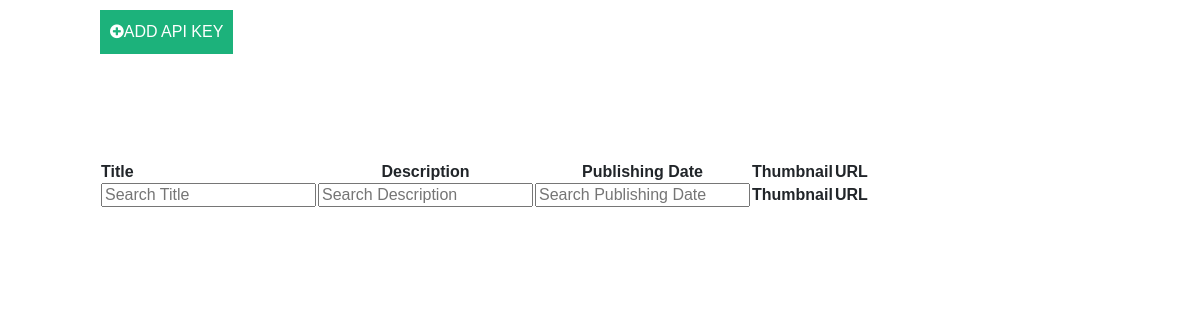
The app's page /, older data.
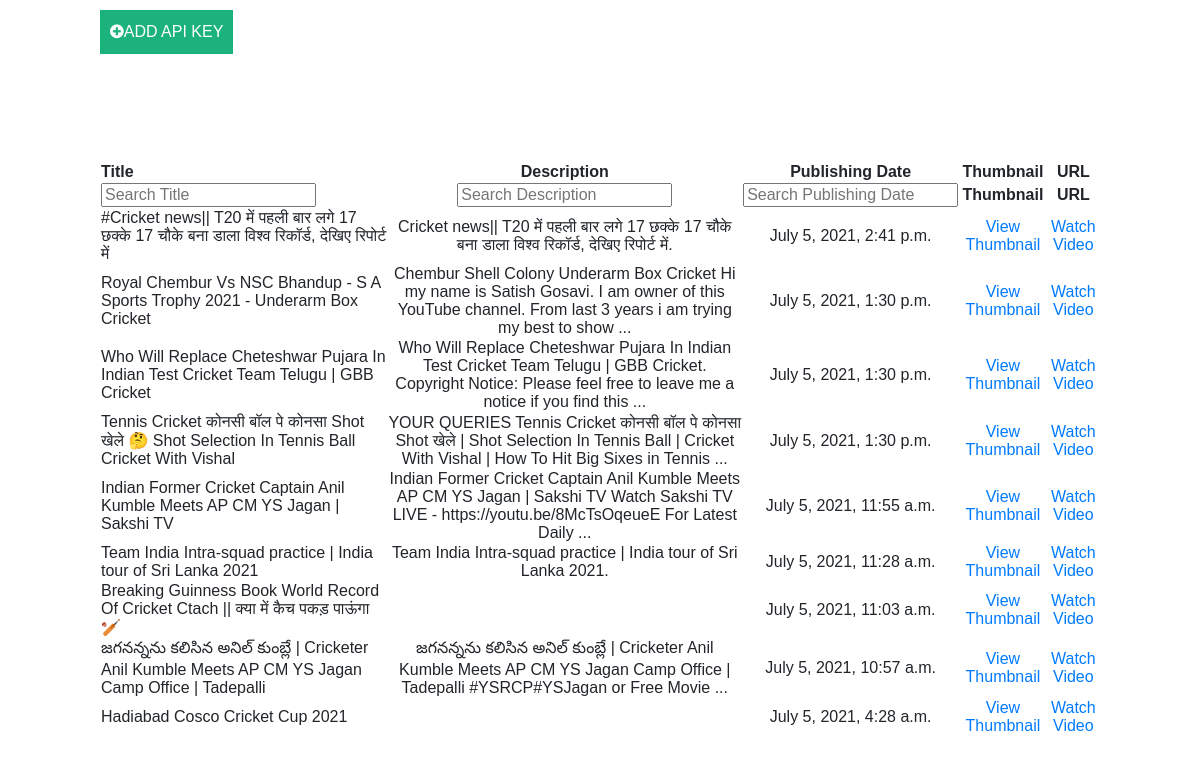
The same page, newer data.
### video_app/models.py (models this page shows, shortened)
class videos(models.Model):
    video_id = models.CharField(max_length=200,null=True,unique=True)
    title = models.CharField(max_length=500,null=True)
    description = models.CharField(max_length=2000,null=True)
    date = models.DateTimeField(null=True)
    photo = models.CharField(max_length=100,null=True)
    url = models.CharField(max_length=500,null=True)

### video_app/views.py (the view)
# urls.py: path('', views.dashboard, name='dashboard'),
def dashboard(request):
    entries = getattr(models, VIDEOS).objects.all().order_by('-'+DATE)
    return render(request, BASE_PATH, {ENTRIES: entries})

### video_app/templates/video_app/base.html (shortened to what this page needs)
<!DOCTYPE>
    <html>
    <head>
{% include "video_app/imports/css.html" %}
    <head>
    <body>
    <button type='button' onclick="crud()"  style=" width:auto;padding:10px;margin-left:100px;margin-top:10px"><i class="fa fa-plus-circle"></i>ADD API KEY</button>
    <div style="padding:100px">
    {% include "video_app/table/table.html" %}
</body>
</html>

### video_app/templates/video_app/imports/css.html (shortened to what this page needs)
<link rel="stylesheet" href="https://stackpath.bootstrapcdn.com/bootstrap/4.3.1/css/bootstrap.min.css">
<link rel="stylesheet" href="https://cdnjs.cloudflare.com/ajax/libs/font-awesome/4.7.0/css/font-awesome.min.css">
<link href="https://cdn.jsdelivr.net/npm/select2@4.1.0-rc.0/dist/css/select2.min.css" rel="stylesheet" />

### video_app/templates/video_app/table/table.html
<table id="table_id" class="display">
    <thead>
        <tr>
            <th>Title</th>
            <th style="text-align:center">Description</th>
            <th style="text-align:center">Publishing Date</th>
            <th style="text-align:center">Thumbnail</th>
            <th style="text-align:center">URL</th>
        </tr>
    </thead>
    <tbody>
    {% for entry in entries %}
        <tr>
            <td>{{ entry.title }}</td>
            <td style="text-align:center" >{{ entry.description }}</td>
            <td style="text-align:center" >{{ entry.date }}</td>
            <td style="text-align:center" ><a href="{{ entry.photo }}" target='_blank'>View Thumbnail</a></td>
            <td style="text-align:center" ><a href="{{ entry.url }}" targer='_blank'>Watch Video</a></td>
        </tr>
        {% endfor %}
    </tbody>
</table>

### video_app/templates/video_app/imports/style.html (style rules this page uses)
body { font-family: Arial, Helvetica, sans-serif; }
* { box-sizing: border-box; }
button { background-color: #04AA6D; color: white; padding: 14px 20px; margin: 8px 0; border: none; cursor: pointer; width: 100%; opacity: 0.9; }

Row changes from the older to the newer data that the page shows:
added videos: title "#Cricket news|| T20 में पहली बार लगे 17 छक्के 17 चौके बना डाला विश्व रिकॉर्ड, देखिए रिपोर्ट में", description "Cricket news|| T20 में पहली बार लगे 17 छक्के 17 चौके बना डाला विश्व रिकॉर्ड, देखिए रिपोर्ट में.", date "July 5, 2021, 2:41 p.m."
added videos: title "Royal Chembur Vs NSC Bhandup - S A Sports Trophy 2021 - Underarm Box Cricket", description "Chembur Shell Colony Underarm Box Cricket Hi my name is Satish Gosavi. I am owner of this YouTube channel. From last 3 years i am trying my best to show ...", date "July 5, 2021, 1:30 p.m."
added videos: title "Who Will Replace Cheteshwar Pujara In Indian Test Cricket Team Telugu | GBB Cricket", description "Who Will Replace Cheteshwar Pujara In Indian Test Cricket Team Telugu | GBB Cricket. Copyright Notice: Please feel free to leave me a notice if you find this ...", date "July 5, 2021, 1:30 p.m."
added videos: title "Tennis Cricket कोनसी बॉल पे कोनसा Shot खेले 🤔 Shot Selection In Tennis Ball Cricket With Vishal", description "YOUR QUERIES Tennis Cricket कोनसी बॉल पे कोनसा Shot खेले | Shot Selection In Tennis Ball | Cricket With Vishal | How To Hit Big Sixes in Tennis ...", date "July 5, 2021, 1:30 p.m."
added videos: title "Indian Former Cricket Captain Anil Kumble Meets AP CM YS Jagan | Sakshi TV", description "Indian Former Cricket Captain Anil Kumble Meets AP CM YS Jagan | Sakshi TV Watch Sakshi TV LIVE - https://youtu.be/8McTsOqeueE For Latest Daily ...", date "July 5, 2021, 11:55 a.m."
added videos: title "Team India Intra-squad practice | India tour of Sri Lanka 2021", description "Team India Intra-squad practice | India tour of Sri Lanka 2021.", date "July 5, 2021, 11:28 a.m."
added videos: title "Breaking Guinness Book World Record Of Cricket Ctach || क्या में कैच पकड़ पाऊंगा 🏏", date "July 5, 2021, 11:03 a.m."
added videos: title "జగనన్నను కలిసిన అనిల్ కుంబ్లే | Cricketer Anil Kumble Meets AP CM YS Jagan Camp Office | Tadepalli", description "జగనన్నను కలిసిన అనిల్ కుంబ్లే | Cricketer Anil Kumble Meets AP CM YS Jagan Camp Office | Tadepalli #YSRCP#YSJagan or Free Movie ...", date "July 5, 2021, 10:57 a.m."
added videos: title "Hadiabad Cosco Cricket Cup 2021", date "July 5, 2021, 4:28 a.m."
